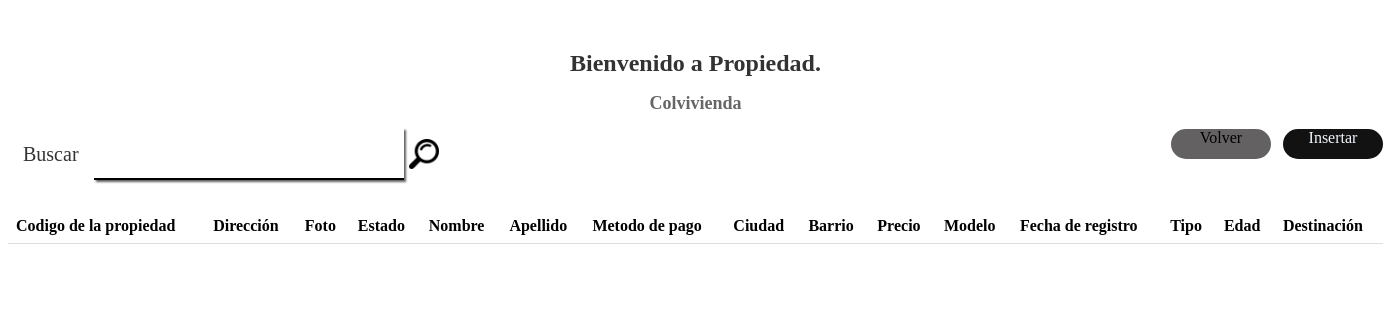
/read/pagina_de_propiedad.php, run on an earlier commit of the app's database.
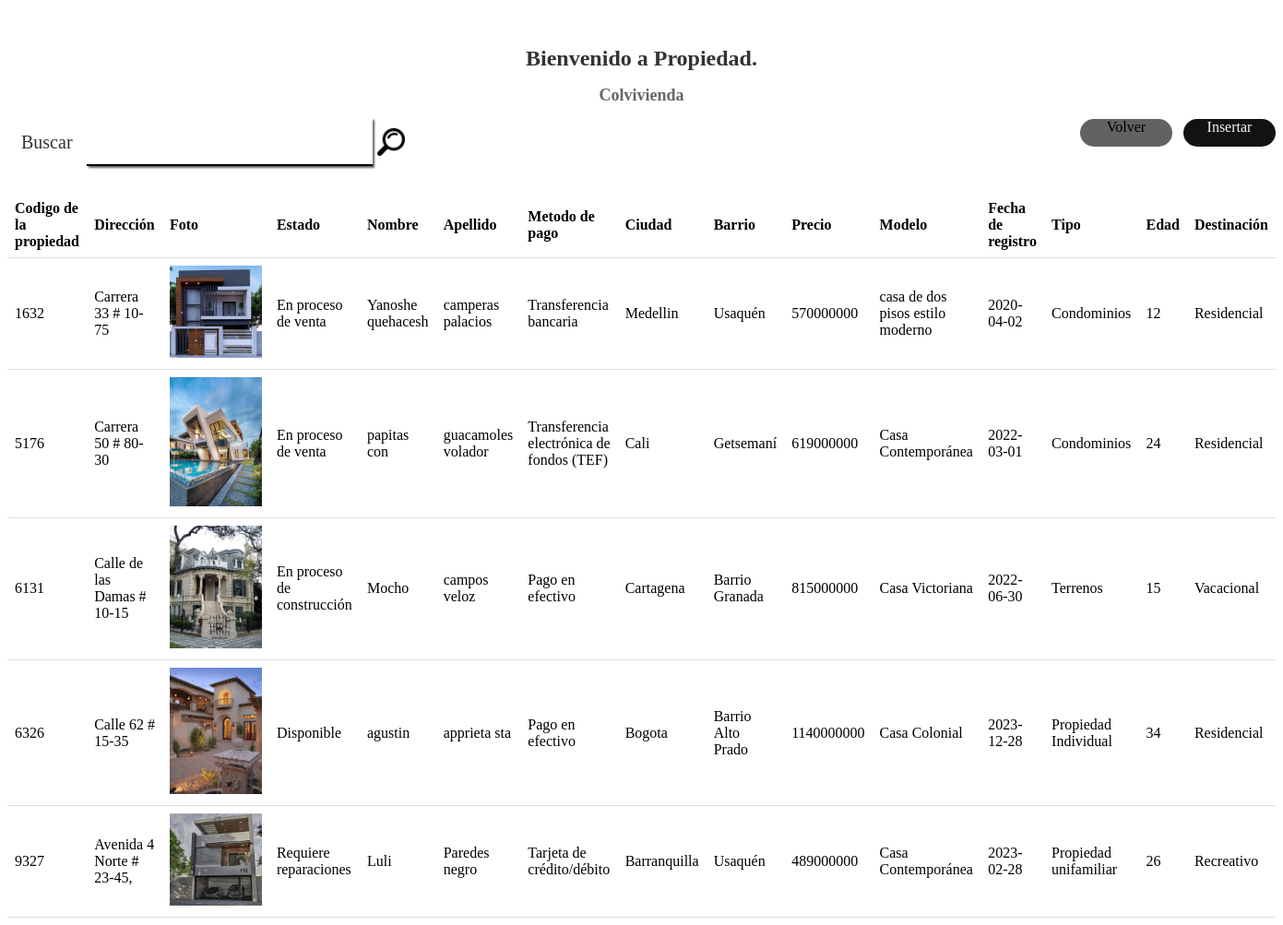
And on a later commit of the database.
### tables this page shows
CREATE TABLE `propiedad` (
  `codigo_propiedad` varchar(20) NOT NULL,
  `direccion` varchar(100) NOT NULL,
  `foto` varchar(150) NOT NULL,
  `estado` varchar(2) NOT NULL,
  `propietario` varchar(20) NOT NULL,
  `metodo_pago` varchar(2) NOT NULL,
  `ciudad` varchar(2) NOT NULL,
  `barrio` varchar(2) NOT NULL,
  `precio` bigint(249) NOT NULL,
  `modelo` varchar(2) NOT NULL,
  `fecha_registro` date NOT NULL,
  `tipo_propiedad` varchar(2) NOT NULL,
  `edad` int(3) NOT NULL,
  `destinacion` varchar(2) NOT NULL,
  PRIMARY KEY (`codigo_propiedad`),
  KEY `ciudad` (`ciudad`),
  KEY `barrio` (`barrio`),
  KEY `propietario` (`propietario`),
  KEY `tipo_propiedad` (`tipo_propiedad`),
  KEY `metodo_pago` (`metodo_pago`),
  KEY `estado` (`estado`),
  KEY `modelo` (`modelo`),
  KEY `destinacion` (`destinacion`),
  CONSTRAINT `propiedad_ibfk_1` FOREIGN KEY (`ciudad`) REFERENCES `ciudad` (`codigo_ciudad`),
  CONSTRAINT `propiedad_ibfk_2` FOREIGN KEY (`barrio`) REFERENCES `barrio` (`codigo_barrio`),
  CONSTRAINT `propiedad_ibfk_3` FOREIGN KEY (`propietario`) REFERENCES `persona` (`identificacion`),
  CONSTRAINT `propiedad_ibfk_4` FOREIGN KEY (`tipo_propiedad`) REFERENCES `tipo_propiedad` (`codigo_tipo`),
  CONSTRAINT `propiedad_ibfk_5` FOREIGN KEY (`metodo_pago`) REFERENCES `metodo_pago` (`codigo_metodo`),
  CONSTRAINT `propiedad_ibfk_6` FOREIGN KEY (`estado`) REFERENCES `estado` (`codigo_estado`),
  CONSTRAINT `propiedad_ibfk_7` FOREIGN KEY (`modelo`) REFERENCES `modelo` (`codigo_modelo`),
  CONSTRAINT `propiedad_ibfk_8` FOREIGN KEY (`destinacion`) REFERENCES `destinacion` (`codigo_destinacion`)
);

CREATE TABLE `estado` (
  `codigo_estado` varchar(2) NOT NULL,
  `descripcion` varchar(50) NOT NULL,
  PRIMARY KEY (`codigo_estado`)
);

CREATE TABLE `persona` (
  `identificacion` varchar(20) NOT NULL,
  `nombre` varchar(50) NOT NULL,
  `apellido` varchar(50) NOT NULL,
  `direccion` varchar(100) NOT NULL,
  `telefono` bigint(15) NOT NULL,
  `ciudad` varchar(2) NOT NULL,
  `fecha_registro` datetime(5) NOT NULL,
  `tipo_persona` varchar(2) NOT NULL,
  `contrasena` varchar(8) NOT NULL,
  `correo` varchar(50) NOT NULL,
  PRIMARY KEY (`identificacion`),
  KEY `ciudad` (`ciudad`),
  KEY `tipo_persona` (`tipo_persona`),
  CONSTRAINT `persona_ibfk_1` FOREIGN KEY (`ciudad`) REFERENCES `ciudad` (`codigo_ciudad`) ON DELETE CASCADE ON UPDATE CASCADE,
  CONSTRAINT `persona_ibfk_2` FOREIGN KEY (`tipo_persona`) REFERENCES `tipo_persona` (`codigo_tipo`)
);

CREATE TABLE `metodo_pago` (
  `codigo_metodo` varchar(2) NOT NULL,
  `descripcion` varchar(50) NOT NULL,
  PRIMARY KEY (`codigo_metodo`)
);

CREATE TABLE `ciudad` (
  `codigo_ciudad` varchar(2) NOT NULL,
  `descripcion` varchar(50) NOT NULL,
  PRIMARY KEY (`codigo_ciudad`)
);

CREATE TABLE `barrio` (
  `codigo_barrio` varchar(2) NOT NULL,
  `descripcion` varchar(150) NOT NULL,
  PRIMARY KEY (`codigo_barrio`)
);

CREATE TABLE `modelo` (
  `codigo_modelo` varchar(2) NOT NULL,
  `descripcion` varchar(50) NOT NULL,
  PRIMARY KEY (`codigo_modelo`)
);

CREATE TABLE `tipo_propiedad` (
  `codigo_tipo` varchar(2) NOT NULL,
  `descripcion` varchar(50) NOT NULL,
  PRIMARY KEY (`codigo_tipo`)
);

CREATE TABLE `destinacion` (
  `codigo_destinacion` varchar(2) NOT NULL,
  `descripcion` varchar(50) NOT NULL,
  PRIMARY KEY (`codigo_destinacion`)
);

### read/pagina_de_propiedad.php (the view, shortened to what this page needs)
<!DOCTYPE html>
<html lang="en">
<head>
    <link rel="stylesheet" href="../css/reads.css">
</head>
<body>
<body>
    <div class="letrero"><h1>Bienvenido a Propiedad.</h1>
    <h2>Colvivienda</h2>
</div>
<div class="container">
       <div class="container__form">
          <label class="container__label" for="buscar">Buscar</label>
          <div class="container__input">
            <input class="container__input-text" type="text" name="buscar" id="buscar">
          </div>
            <img  class="container__img" src="../imgs/lupa.png" alt="lupa">
        </div>
       <div class="container__boton">
        <div class="container__boton-volver">
          <a href="botones.php" class="container__boton-volver-text">Volver</a>
        </div>
        <div class="container__boton-insertar">
         <a href="../Insert/insertar_forma.php" class="container__boton-insertar-text">Insertar</a>
        </div>
      </div>
    </div>
    <?php
    $mysql_host = 'localhost';
    $mysql_user = 'root';
    $password = '';
    $dbhandle = mysqli_connect ($mysql_host, $mysql_user, $password) or die('Problemas de conexión con DB');
    $matriz = mysqli_query($dbhandle, "SELECT a.codigo_propiedad, a.direccion, a.foto, b.descripcion as estado, c.nombre, c.apellido, d.descripcion, e.descripcion as ciudad, f.descripcion as barrio, a.precio, g.descripcion as modelo, a.fecha_registro, h.descripcion as tipo_propiedad, a.edad, i.descripcion as destinacion FROM propiedad a, estado b, persona c, metodo_pago d, ciudad e, barrio f, modelo g, tipo_propiedad h, destinacion i where a.estado = b.codigo_estado and a.propietario = c.identificacion and a.metodo_pago = d.codigo_metodo and a.ciudad = e.codigo_ciudad and a.barrio = f.codigo_barrio and a.modelo = g.codigo_modelo and a.tipo_propiedad = h.codigo_tipo and a.destinacion = i.codigo_destinacion;");
    echo "<table>";
    echo "
      <tr>
        <th>Codigo de la propiedad</th>
        <th>Dirección</th>
        <th>Foto</th>
        <th>Estado</th>
        <th>Nombre</th>
        <th>Apellido</th>
        <th>Metodo de pago</th>
        <th>Ciudad</th>
        <th>Barrio</th>
        <th>Precio</th>
        <th>Modelo</th>
        <th>Fecha de registro</th>
        <th>Tipo</th>
        <th>Edad</th>
        <th>Destinación</th>
     </tr>";
      while ($row = mysqli_fetch_array($matriz, MYSQLI_ASSOC)) {
            echo "<tr>";
            echo "<td>".$row['codigo_propiedad']."</td>";
            echo "<td>".$row['direccion']."</td>";
            echo "<td>";
            echo "<img src='".$row['foto']."' width='100' >";
            echo "</td>";
            echo "<td>".$row['estado']."</td>";
            echo "<td>".$row['nombre']."</td>";
            echo "<td>".$row['apellido']."</td>";
            echo "<td>".$row['descripcion']."</td>";
            echo "<td>".$row['ciudad']."</td>";
            echo "<td>".$row['barrio']."</td>";
            echo "<td>".$row['precio']."</td>";
            echo "<td>".$row['modelo']."</td>";
            echo "<td>".$row['fecha_registro']."</td>";
            echo "<td>".$row['tipo_propiedad']."</td>";
            echo "<td>".$row['edad']."</td>";
            echo "<td>".$row['destinacion']."</td>";
            echo "</tr>";
         }
    echo "</table>";
    ?>
</body>
</html>

### css/reads.css (style rules this page uses)
table { width: 100%; border-collapse: collapse; margin-top: 20px; }
th, td { padding: 8px; text-align: left; border-bottom: 1px solid #ddd; }
.letrero { text-align: center; margin-top: 50px; }
.letrero h1 { font-size: 24px; color: #333; }
.letrero h2 { font-size: 18px; color: #666; }
.container { display: flex; flex-direction: row; gap: 15px; }
.container__form { display: flex; align-items: center; width: 100%; height: 50px; margin-left: 15px; margin-bottom: 10px; }
.container__label { font-size: 20px; color: #333; margin-right: 15px; }
.container__input { margin: 1.875rem 0; width: 310px; border-bottom: 2px solid #000000; box-shadow: 2px 2px 2px #636161; }
.container__input-text { width: 310px; height: 3.125rem; background: transparent; border: none; outline: none; font-size: 1em; padding: 0 35px 0 5px; color: #000000; }
.container__img { width: 30px; height: 30px; margin-left: 5px; }
.container__boton { display: flex; flex-direction: row; gap: 12px; }
.container__boton-volver { text-align: center; height: 30px; width: 100px; background-color: #636161; border-radius: 15px; }
.container__boton-insertar { text-align: center; height: 30px; width: 100px; text-decoration: none; background-color: #131212; border-radius: 15px; }
.container__boton-volver-text { text-align: center; color: #000000; text-decoration: none; }
.container__boton-insertar-text { text-align: center; color: aliceblue; text-decoration: none; }

### read/pagina_de_propiedad.php (style rules this page uses)
.container__img { width: 30px; height: 30px; margin-left: 5px; }
.container__boton { display: flex; flex-direction: row; gap: 12px; }
.container__boton-volver { text-align: center; height: 30px; width: 100px; background-color: #636161; border-radius: 15px; }
.container__boton-insertar { text-align: center; height: 30px; width: 100px; text-decoration: none; background-color: #131212; border-radius: 15px; }
.container__boton-volver-text { text-align: center; color: #000000; text-decoration: none; }
.container__boton-insertar-text { text-align: center; color: aliceblue; text-decoration: none; }

What changed in the data, as far as the page shows it:
added propiedad: codigo_propiedad "1632", direccion "Carrera 33 # 10-75", foto (picture), estado.descripcion "En proceso de venta", propietario.nombre "Yanoshe quehacesh", propietario.apellido "camperas palacios", metodo_pago.descripcion "Transferencia bancaria", ciudad.descripcion "Medellin", barrio.descripcion "Usaquén", precio "570000000", modelo.descripcion "casa de dos pisos estilo moderno", fecha_registro "2020-04-02", tipo_propiedad.descripcion "Condominios", edad "12", destinacion.descripcion "Residencial"
added propiedad: codigo_propiedad "5176", direccion "Carrera 50 # 80-30", foto (picture), estado.descripcion "En proceso de venta", propietario.nombre "papitas con", propietario.apellido "guacamoles volador", metodo_pago.descripcion "Transferencia electrónica de fondos (TEF)", ciudad.descripcion "Cali", barrio.descripcion "Getsemaní", precio "619000000", modelo.descripcion "Casa Contemporánea", fecha_registro "2022-03-01", tipo_propiedad.descripcion "Condominios", edad "24", destinacion.descripcion "Residencial"
added propiedad: codigo_propiedad "6131", direccion "Calle de las Damas # 10-15", foto (picture), estado.descripcion "En proceso de construcción", propietario.nombre "Mocho", propietario.apellido "campos veloz", metodo_pago.descripcion "Pago en efectivo", ciudad.descripcion "Cartagena", barrio.descripcion "Barrio Granada", precio "815000000", modelo.descripcion "Casa Victoriana", fecha_registro "2022-06-30", tipo_propiedad.descripcion "Terrenos", edad "15", destinacion.descripcion "Vacacional"
added propiedad: codigo_propiedad "6326", direccion "Calle 62 # 15-35", foto (picture), estado.descripcion "Disponible", propietario.nombre "agustin", propietario.apellido "apprieta sta", metodo_pago.descripcion "Pago en efectivo", ciudad.descripcion "Bogota", barrio.descripcion "Barrio Alto Prado", precio "1140000000", modelo.descripcion "Casa Colonial", fecha_registro "2023-12-28", tipo_propiedad.descripcion "Propiedad Individual", edad "34", destinacion.descripcion "Residencial"
added propiedad: codigo_propiedad "9327", direccion "Avenida 4 Norte # 23-45,", foto (picture), estado.descripcion "Requiere reparaciones", propietario.nombre "Luli", propietario.apellido "Paredes negro", metodo_pago.descripcion "Tarjeta de crédito/débito", ciudad.descripcion "Barranquilla", barrio.descripcion "Usaquén", precio "489000000", modelo.descripcion "Casa Contemporánea", fecha_registro "2023-02-28", tipo_propiedad.descripcion "Propiedad unifamiliar", edad "26", destinacion.descripcion "Recreativo"
